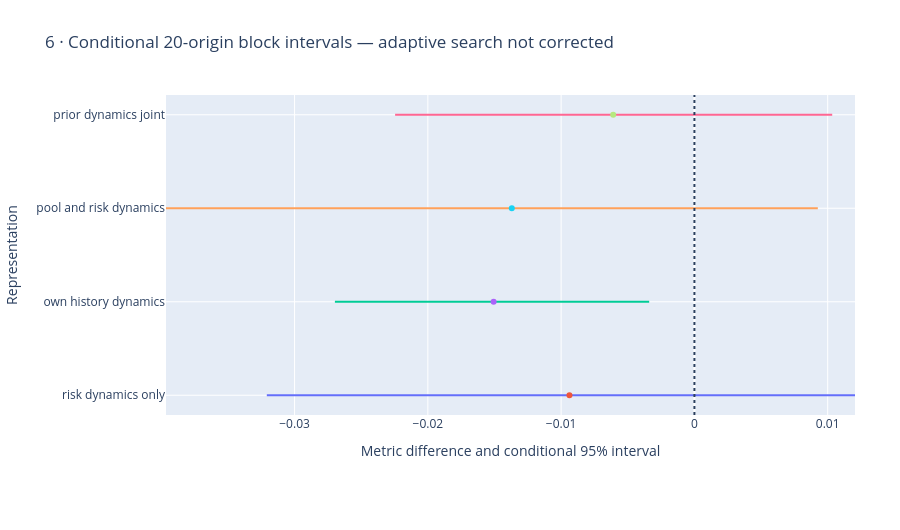

Here is the notebook cell this chart was saved with:
### Markdown cell above
## 6 · Uncertainty

The20-origin conditional block intervals account for within-period dependence under the bootstrap approximation. They do not correct the entire adaptive search history.

### Code cell
figures[5].show(renderer='plotly_mimetype')

### Figure 1 — Plotly figure (JSON) as saved in the notebook; plotly's stock layout.template omitted (floating-point values rounded to 4 significant figures)
{"data": [{"hovertemplate": "Conditional interval endpoint: %{x:.5f}<extra></extra>", "mode": "lines", "showlegend": false, "type": "scatter", "x": [-0.03208, 0.01205], "y": ["risk dynamics only", "risk dynamics only"]}, {"hovertemplate": "Observed gain: %{x:.5f}<extra></extra>", "mode": "markers", "showlegend": false, "type": "scatter", "x": [-0.009375], "y": ["risk dynamics only"]}, {"hovertemplate": "Conditional interval endpoint: %{x:.5f}<extra></extra>", "mode": "lines", "showlegend": false, "type": "scatter", "x": [-0.02697, -0.003394], "y": ["own history dynamics", "own history dynamics"]}, {"hovertemplate": "Observed gain: %{x:.5f}<extra></extra>", "mode": "markers", "showlegend": false, "type": "scatter", "x": [-0.01507], "y": ["own history dynamics"]}, {"hovertemplate": "Conditional interval endpoint: %{x:.5f}<extra></extra>", "mode": "lines", "showlegend": false, "type": "scatter", "x": [-0.03965, 0.009259], "y": ["pool and risk dynamics", "pool and risk dynamics"]}, {"hovertemplate": "Observed gain: %{x:.5f}<extra></extra>", "mode": "markers", "showlegend": false, "type": "scatter", "x": [-0.0137], "y": ["pool and risk dynamics"]}, {"hovertemplate": "Conditional interval endpoint: %{x:.5f}<extra></extra>", "mode": "lines", "showlegend": false, "type": "scatter", "x": [-0.02246, 0.01034], "y": ["prior dynamics joint", "prior dynamics joint"]}, {"hovertemplate": "Observed gain: %{x:.5f}<extra></extra>", "mode": "markers", "showlegend": false, "type": "scatter", "x": [-0.006095], "y": ["prior dynamics joint"]}], "layout": {"height": 530, "legend": {"orientation": "h", "y": -0.25}, "margin": {"b": 115, "l": 85, "r": 45, "t": 95}, "shapes": [{"line": {"dash": "dot"}, "type": "line", "x0": 0, "x1": 0, "xref": "x", "y0": 0, "y1": 1, "yref": "y domain"}], "title": {"text": "6 · Conditional 20-origin block intervals — adaptive search not corrected"}, "xaxis": {"title": {"text": "Metric difference and conditional 95% interval"}}, "yaxis": {"title": {"text": "Representation"}}}}
